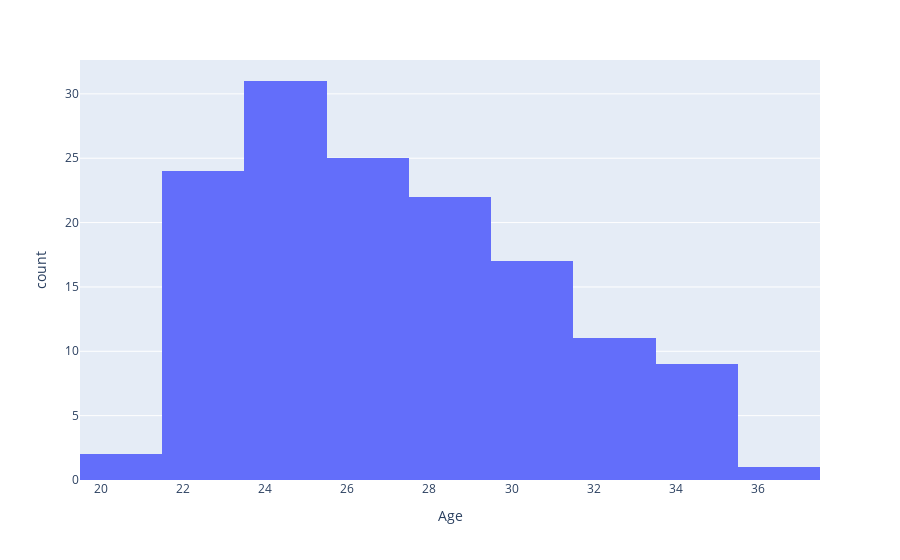

The notebook cell this image was saved under:
### Code cell
weight = px.histogram(wnba, x="Age", nbins=10)
weight.show()

### Figure 1 — Plotly figure (JSON) as saved in the notebook; plotly's stock layout.template omitted (floating-point values rounded to 4 significant figures; data arrays with more than 128 entries replaced by an {"elided": "..."} marker saying what was removed)
{"data": [{"alignmentgroup": "True", "bingroup": "x", "hoverlabel": {"namelength": 0}, "hovertemplate": "Age=%{x}<br>count=%{y}", "legendgroup": "", "marker": {"color": "#636efa"}, "name": "", "nbinsx": 10, "offsetgroup": "", "orientation": "v", "showlegend": false, "type": "histogram", "x": {"elided": "142 int values"}, "xaxis": "x", "yaxis": "y"}], "layout": {"barmode": "relative", "legend": {"tracegroupgap": 0}, "margin": {"t": 60}, "xaxis": {"anchor": "y", "domain": [0, 1], "title": {"text": "Age"}}, "yaxis": {"anchor": "x", "domain": [0, 1], "title": {"text": "count"}}}}
